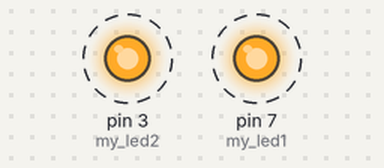
Bench run of a sketch on a simulated Arduino Uno, built with avr-gcc and run on an emulated ATmega328P. Parts: output pins drawn as LEDs (lit = HIGH). Dashed ring = blinking. What the sketch prints to the serial monitor is not drawn.

Above: at 0.5 s.
Timing chart, 0 to 4.6 s (numbered marks = the images above):
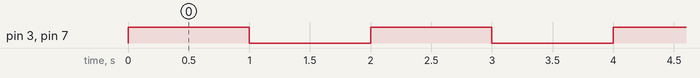

Measured:
- by itself, pin 3 (my_led2), pin 7 (my_led1): alternates HIGH for 1.0 s and LOW for 1.0 s

The sketch:

LEDfor2_basic_parallel.ino
```cpp
#define my_led1 7 //global declaration
#define my_led2 3 //global declaration

void setup() {
Serial.begin(9600);
pinMode(my_led1,OUTPUT);
pinMode(my_led2,OUTPUT);

}

void loop() {

while(true) {
digitalWrite(my_led1,HIGH);
digitalWrite(my_led2,HIGH);
Serial.println("LED is ON");
delay(1000); //1sec.
digitalWrite(my_led1,LOW);
digitalWrite(my_led2,LOW);
Serial.println("LED is OFF");
delay(1000);
}

}
```
